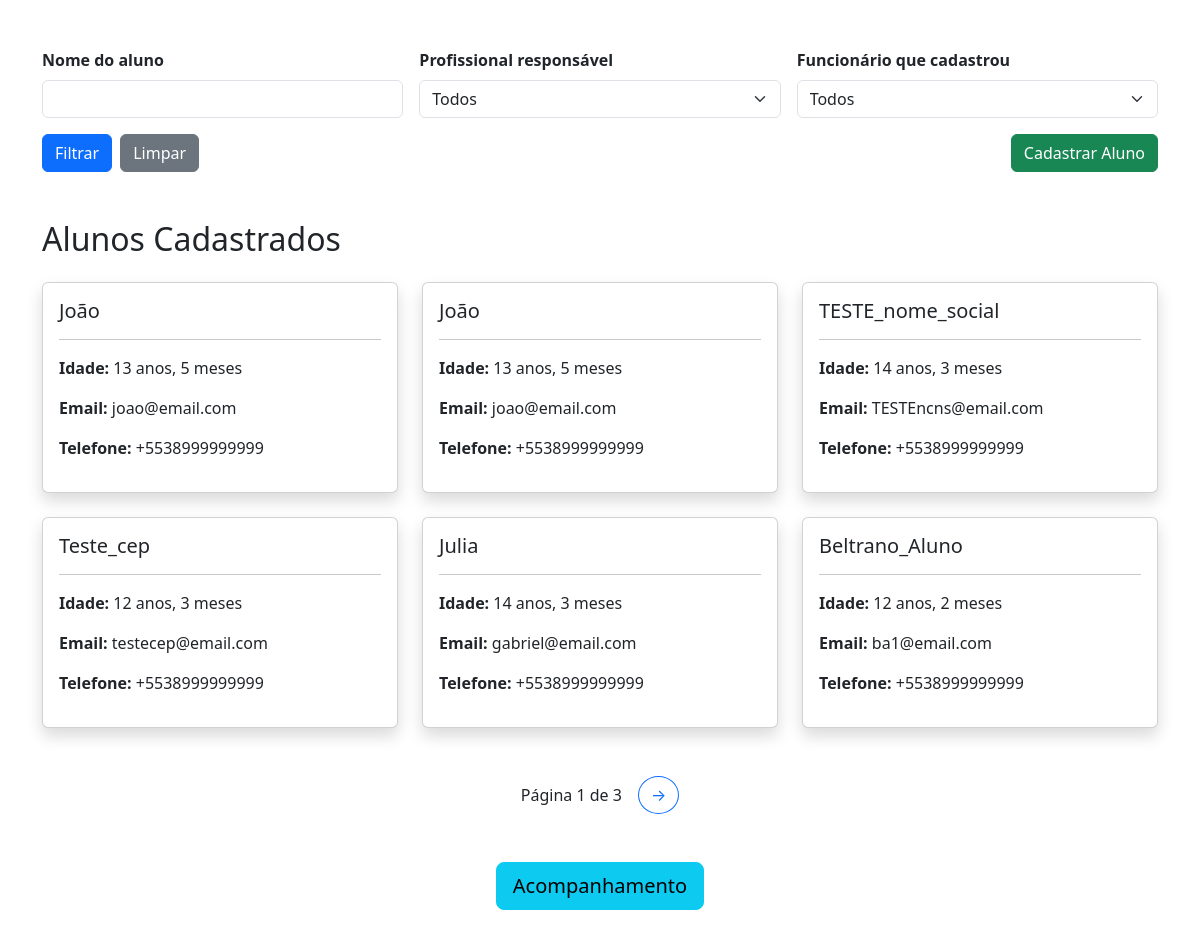
The app's page /dashboard/ (signed in), older data.
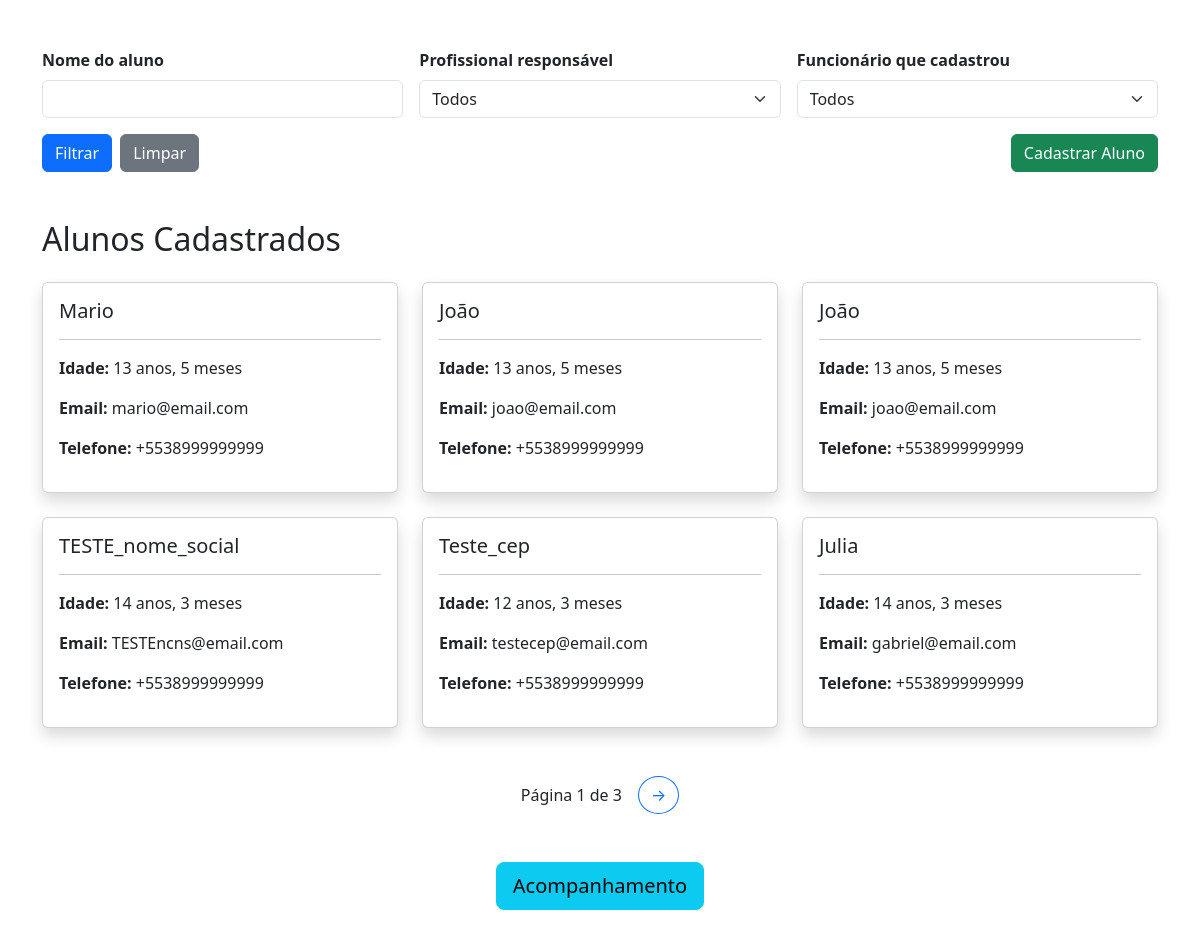
The same page, newer data.
### dashboard/models.py (models this page shows, shortened)
class Aluno(models.Model):
    nome = models.CharField(max_length=200)
    nome_social = models.CharField(max_length=200, blank=True, null=True)
    email = models.EmailField()
    nome_responsavel = models.CharField(100)
    telefone = models.CharField(100, null=True)
    telefone_responsavel = models.CharField(100)
    data_nascimento = models.DateTimeField()
    profissional_ref = models.ForeignKey(Pessoa, on_delete=models.DO_NOTHING, null=True)
    turno_estuda = models.ForeignKey(TurnoEstuda, on_delete=models.DO_NOTHING, null=True)
    aprendizagem = models.ForeignKey(Aprendizagem, on_delete=models.DO_NOTHING, null=True)
    escolaridade = models.ForeignKey(Escolaridade, on_delete=models.DO_NOTHING, null=True)
    entidade = models.ForeignKey(Entidade, on_delete=models.DO_NOTHING, null=True)
    curso = models.ForeignKey(Curso, on_delete=models.DO_NOTHING, null=True)
    turno_vaga = models.ForeignKey(TurnoVaga, on_delete=models.DO_NOTHING, null=True)
    tipo_formacao = models.ForeignKey(TipoFormacao, on_delete=models.DO_NOTHING, null=True)
    cadastrado_por = models.ForeignKey(Pessoa,on_delete=models.DO_NOTHING,related_name='alunos_cadastrados', null=True)
    cep = models.CharField(max_length=9,null=True)
    rua = models.CharField(max_length=255,null=True)
    numero = models.CharField(max_length=20,null=True)
    bairro = models.CharField(max_length=100,null=True)
    cidade = models.CharField(max_length=100,null=True)
    estado = models.CharField(max_length=2,null=True)

### dashboard/views.py (the view, shortened to what this page needs)
# urls.py: path('', views.dashboard, name='dashboard'),
def dashboard(request):
    pessoa_id = request.session.get('pessoa_id')
    usuario = Pessoa.objects.get(id=pessoa_id)
    eh_professor = usuario.cargo.filter(
        nome='Professor').exists()
    eh_admin = usuario.cargo.filter(
        nome__in=[
        'Coordenador',
        'Diretor de centro de unidade de internação',
        'Diretor de unidade de acolhimento']).exists()
    if eh_professor and not eh_admin:
        lista_alunos = Aluno.objects.filter(
            cadastrado_por=usuario
        ).order_by('-id')
    else:
        lista_alunos = Aluno.objects.all().order_by('-id')
    nome = request.GET.get('nome')
    profissional = request.GET.get('profissional')
    cadastrado_por = request.GET.get('cadastrado_por')
    if nome:
            lista_alunos = lista_alunos.filter(
                nome__icontains=nome
        )
    if profissional:
        lista_alunos = lista_alunos.filter(
        profissional_ref__id=profissional
    )
    if eh_admin and cadastrado_por:
        lista_alunos = lista_alunos.filter(
            cadastrado_por__id=cadastrado_por
        )
    paginator = Paginator(lista_alunos, 6)
    page = request.GET.get('page')
    alunos = paginator.get_page(page)
    pessoas = []
    for pessoa in Pessoa.objects.all():
        cargos = list(
            pessoa.cargo.values_list(
                'nome',
                flat=True
            )
        )
        if cargos == ['Professor']:
            continue
        pessoas.append(pessoa)
    todas_pessoas = Pessoa.objects.all()
    turnos_estuda = TurnoEstuda.objects.all()
    turno_vaga = TurnoVaga.objects.all()
    aprendizagem = Aprendizagem.objects.all()
    escolaridade = Escolaridade.objects.all()
    entidade = Entidade.objects.all()
    curso = Curso.objects.all()
    tipo_formacao = TipoFormacao.objects.all()
    return render(
        request,
        'dashboard/dashboard.html',
        {
            'pessoas': pessoas,
            'alunos': alunos,
            'turnos_estuda': turnos_estuda,
            'turno_vaga': turno_vaga,
            'aprendizagem': aprendizagem,
            'escolaridade': escolaridade,
            'entidade': entidade,
            'curso': curso,
            'tipo_formacao': tipo_formacao,
            'eh_admin': eh_admin,
            'todas_pessoas': todas_pessoas
        }
    )

### dashboard/templates/dashboard/dashboard.html (shortened to what this page needs)
{% extends 'base.html' %}
{% block 'content' %}
<div class="container mt-5">
    <form method="GET" class="row g-3">
        <div class="col-md-4">
            <label class="form-label">
                <strong>Nome do aluno</strong>
            </label>
            <input type="text"
                   name="nome"
                   class="form-control"
                   value="{{ request.GET.nome }}">
        </div>
        <div class="col-md-4">
            <label class="form-label">
               <strong>Profissional responsável</strong>
            </label>
            <select name="profissional"
                    class="form-select">
                <option value="">
                    Todos
                </option>
            </select>
        </div>
        {% if eh_admin %}
        <div class="col-md-4">
            <label class="form-label">
              <strong>Funcionário que cadastrou</strong>
            </label>
            <select name="cadastrado_por"
                    class="form-select">
                <option value="">
                    Todos
                </option>
            </select>
        </div>
        {% endif %}
        <div class="col-12 d-flex justify-content-between align-items-end">
            <div class="d-flex gap-2">
                <button class="btn btn-primary">
                    Filtrar
                </button>
                <a href="{% url 'dashboard' %}"
                class="btn btn-secondary">
                    Limpar
                </a>
            </div>
            <div>
                <button type="button"
                        class="btn btn-success"
                        data-bs-toggle="modal"
                        data-bs-target="#modalAluno">
                    Cadastrar Aluno
                </button>
            </div>
        </div>
    </form>
</div>
<div class="container mt-5">
    <h2 class="mb-4">
        Alunos Cadastrados
    </h2>
    <div class="row">
        {% for aluno in alunos %}
            <div class="col-md-4 mb-4">
                <div class="card shadow h-100"
                     style="cursor:pointer;"
                     data-bs-toggle="modal"
                     data-bs-target="#modalAluno{{ aluno.id }}">
                    <div class="card-body">
                        <h5 class="card-title">
                            {{ aluno.nome_social|default:aluno.nome }}
                        </h5>
                        <hr>
                        <p>
                            <strong>Idade:</strong>
                            {{ aluno.data_nascimento|timesince }}
                        </p>
                        <p>
                            <strong>Email:</strong>
                            {{ aluno.email }}
                        </p>
                        <p>
                            <strong>Telefone:</strong>
                            {{ aluno.telefone }}
                        </p>
                    </div>
                </div>
            </div>
        {% empty %}
            <p>
                Nenhum aluno cadastrado.
            </p>
        {% endfor %}
    </div>
    <div class="d-flex justify-content-center align-items-center gap-3 mt-4 mb-5">
        <span>
            Página {{ alunos.number }} de {{ alunos.paginator.num_pages }}
        </span>
        {% if alunos.has_next %}
            <a href="?page={{ alunos.next_page_number }}"
            class="btn btn-outline-primary rounded-circle">
                →
            </a>
        {% endif %}
    </div>
<div class="d-flex justify-content-center mt-4 mb-5">
    <a href="{% url 'pagina_graficos' %}"
       class="btn btn-info btn-lg">
        Acompanhamento
    </a>
</div>
</div>
{% endblock %}

Row changes from the older to the newer data that the page shows:
no longer on this page (row unchanged): Aluno: nome_social "Beltrano_Aluno", data_nascimento "12 anos, 2 meses", email "ba1@email.com", telefone "+5538999999999"
added Aluno: nome_social "Mario", data_nascimento "13 anos, 5 meses", email "mario@email.com", telefone "+5538999999999"
